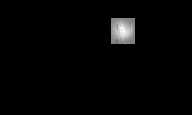
%> input picture src/fibres/SLM_map.tiff, 192 x 115 px
$ octave plot_fibre_loc.m   (GNU Octave 9; MATLAB toolbox functions it lacks are replaced by stand-ins)
%> lines starting %> are read from the running program, lines starting %| are printed output that depends on the picture
% plot_fibre location
close all
clear

f = figure;
f.Position = [1952.333333333333,-220.3333333333333,1828.666666666667,420];
subplot(1,2,1)
img = imread("SLM_map.tiff");
h = imagesc(img(:,:,1));
aH = ancestor(h,'axes');
axis equal;
set(aH,'PlotBoxAspectRatio',[1920 1152 1])
% set(gca,'visible','off')
set(gca,'xtick',[],'ytick',[])
title('Experimental data','FontSize',15)
subplot(1,2,2)
img2 = imread("..\..\img\tgt\theory_fibre.bmp");
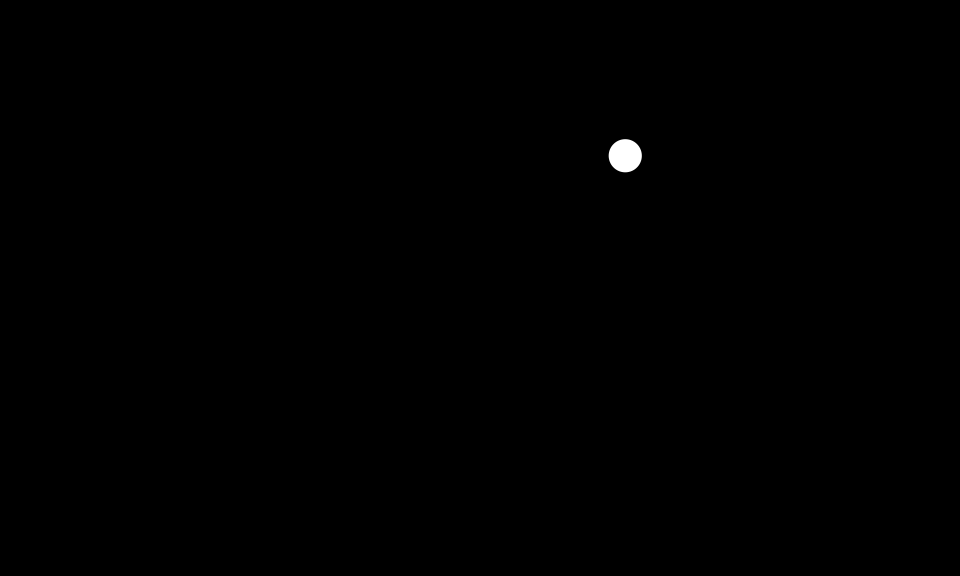
%> input picture img/tgt/theory_fibre.bmp, 1920 x 1152 px (shown at 1/2 size)
%> img2 is the input picture: size 1152x1920 uint8; min 0, max 255, mean 0.4
h=imagesc(img2);
aH = ancestor(h,'axes');
axis equal;
set(aH,'PlotBoxAspectRatio',[1920 1152 1])
% set(gca,'visible','off')
set(gca,'xtick',[],'ytick',[])
title('Theory','FontSize',15)
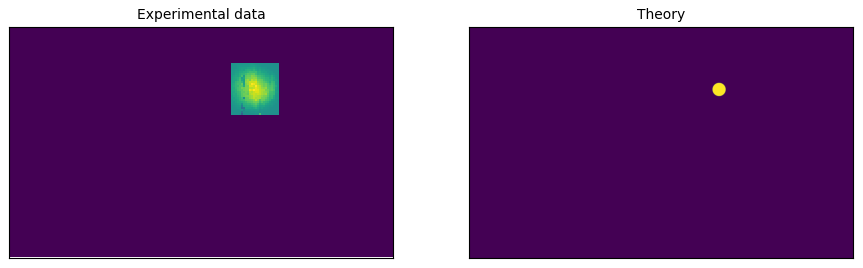
%> figure redrawn from the program's plot data, 2 panels
